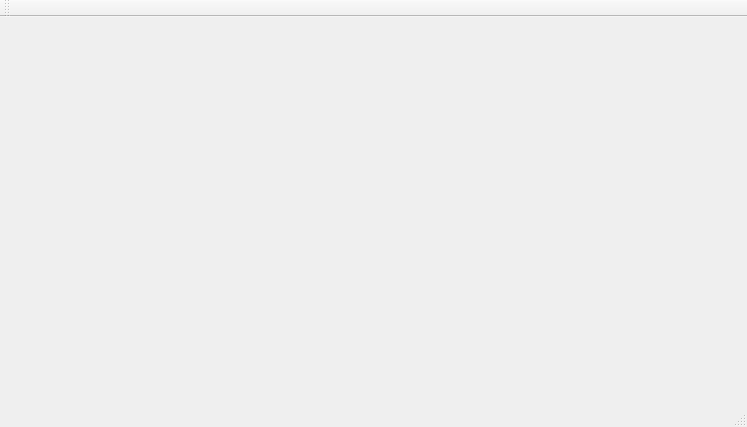
<?xml version="1.0" encoding="UTF-8"?>
<ui version="4.0">
 <class>MainWindow</class>
 <widget class="QMainWindow" name="MainWindow">
  <property name="geometry">
   <rect>
    <x>0</x>
    <y>0</y>
    <width>747</width>
    <height>427</height>
   </rect>
  </property>
  <property name="windowTitle">
   <string>FireWall</string>
  </property>
  <widget class="QWidget" name="centralWidget"/>
  <widget class="QMenuBar" name="menuBar">
   <property name="geometry">
    <rect>
     <x>0</x>
     <y>0</y>
     <width>747</width>
     <height>21</height>
    </rect>
   </property>
  </widget>
  <widget class="QToolBar" name="mainToolBar">
   <attribute name="toolBarArea">
    <enum>TopToolBarArea</enum>
   </attribute>
   <attribute name="toolBarBreak">
    <bool>false</bool>
   </attribute>
  </widget>
  <widget class="QStatusBar" name="statusBar"/>
 </widget>
 <layoutdefault spacing="6" margin="11"/>
 <resources/>
 <connections/>
</ui>
